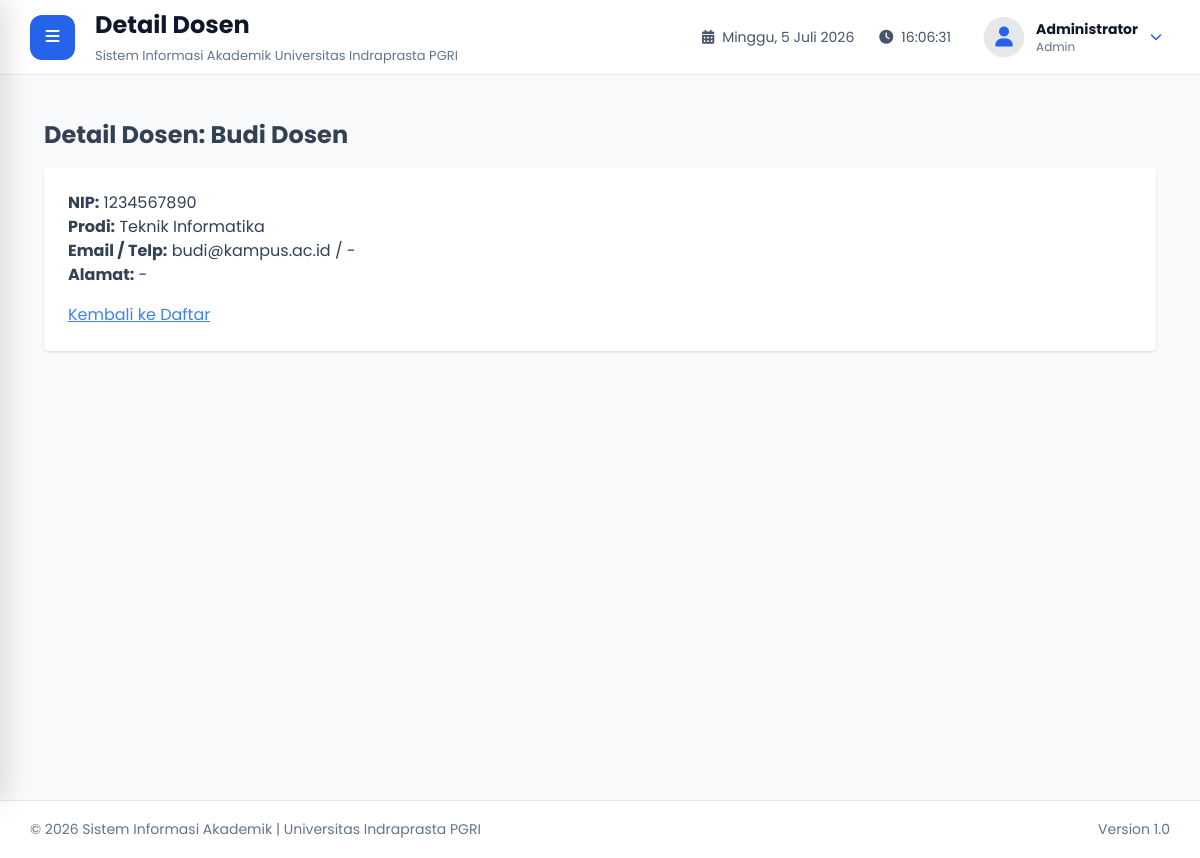
Screenshot of /admin/dosen/detail.php?id=7da6c19b-10a8-4936-84d8-ce8ac0bda3c0 (signed in) with the database file from the repository.
### tables this page shows
CREATE TABLE `dosen` (
  `id_dosen` CHAR(36) PRIMARY KEY,
  `id_user` CHAR(36) UNIQUE NOT NULL,
  `nip` VARCHAR(30) UNIQUE NOT NULL,
  `jk` ENUM('L','P'),
  `email` VARCHAR(100),
  `telepon` VARCHAR(20),
  `alamat` TEXT,
  `id_prodi` CHAR(36) NOT NULL,
  `agama` ENUM('Islam', 'Kristen', 'Katolik', 'Hindu', 'Buddha', 'Konghucu', 'Lainnya') NULL,
  `profil_lengkap` BOOLEAN DEFAULT 0,
  FOREIGN KEY (`id_user`) REFERENCES `users`(`id_user`) ON DELETE CASCADE,
  FOREIGN KEY (`id_prodi`) REFERENCES `prodi`(`id_prodi`) ON DELETE CASCADE
);

CREATE TABLE `users` (
  `id_user` CHAR(36) PRIMARY KEY,
  `username` VARCHAR(50) UNIQUE NOT NULL,
  `password_hash` VARCHAR(255) NOT NULL,
  `nama_lengkap` VARCHAR(100) NOT NULL,
  `foto` VARCHAR(255) DEFAULT 'default-user.png',
  `role` ENUM('admin','dosen','mahasiswa') NOT NULL,
  `status` ENUM('aktif','nonaktif') DEFAULT 'aktif',
  `last_login` DATETIME NULL,
  `created_at` TIMESTAMP DEFAULT CURRENT_TIMESTAMP
);

CREATE TABLE `prodi` (
  `id_prodi` CHAR(36) PRIMARY KEY,
  `kode_prodi` VARCHAR(10) UNIQUE NOT NULL,
  `nama_prodi` VARCHAR(100) NOT NULL
);

### admin/dosen/detail.php (the view, shortened to what this page needs)
<?php
require_once "../../config/koneksi.php";
$id = $_GET['id'] ?? '';
$stmt = $pdo->prepare("
    SELECT d.*, u.nama_lengkap, p.nama_prodi
    FROM dosen d
    JOIN users u ON d.id_user = u.id_user
    JOIN prodi p ON d.id_prodi = p.id_prodi
    WHERE d.id_dosen = ?
");
$stmt->execute([$id]);
$dsn = $stmt->fetch();
require_once "../../layout/header.php";
require_once "../../layout/sidebar.php";
require_once "../../layout/navbar.php";
?>
<div class="p-6">
    <h1 class="text-2xl font-bold mb-4">Detail Dosen: <?= htmlspecialchars($dsn['nama_lengkap']) ?></h1>
    <div class="bg-white p-6 rounded shadow mb-4">
        <p><strong>NIP:</strong> <?= htmlspecialchars($dsn['nip']) ?></p>
        <p><strong>Prodi:</strong> <?= htmlspecialchars($dsn['nama_prodi']) ?></p>
        <p><strong>Email / Telp:</strong> <?= htmlspecialchars($dsn['email'] ?? '-') ?> / <?= htmlspecialchars($dsn['telepon'] ?? '-') ?></p>
        <p><strong>Alamat:</strong> <?= htmlspecialchars($dsn['alamat'] ?? '-') ?></p>
        <a href="index.php" class="text-blue-500 underline mt-4 block">Kembali ke Daftar</a>
    </div>
</div>
<?php require_once "../../layout/footer.php"; ?>

### assets/css/style.css (style rules this page uses)
* { margin:0; padding:0; box-sizing:border-box; font-family:'Poppins',sans-serif; }
html { scroll-behavior:smooth; }
body { background:#f1f5f9; color:#334155; overflow-x:hidden; }
a { text-decoration:none; color:inherit; }
.mt-4 { margin-top:40px; }
.mb-4 { margin-bottom:40px; }
.shadow { box-shadow:0 10px 25px rgba(0,0,0,.08); }
.rounded { border-radius:12px; }

### rows the page displays
dosen: id_user.nama_lengkap "Budi Dosen", nip "1234567890", id_prodi.nama_prodi "Teknik Informatika", email "budi@kampus.ac.id", telepon "-", alamat "-"

### other values shown
$pageTitle "Detail Dosen"
$nama "Administrator"
$role "Admin"
NAMA_APLIKASI "Sistem Informasi Akademik"
NAMA_KAMPUS "Universitas Indraprasta PGRI"
VERSI "1.0"
